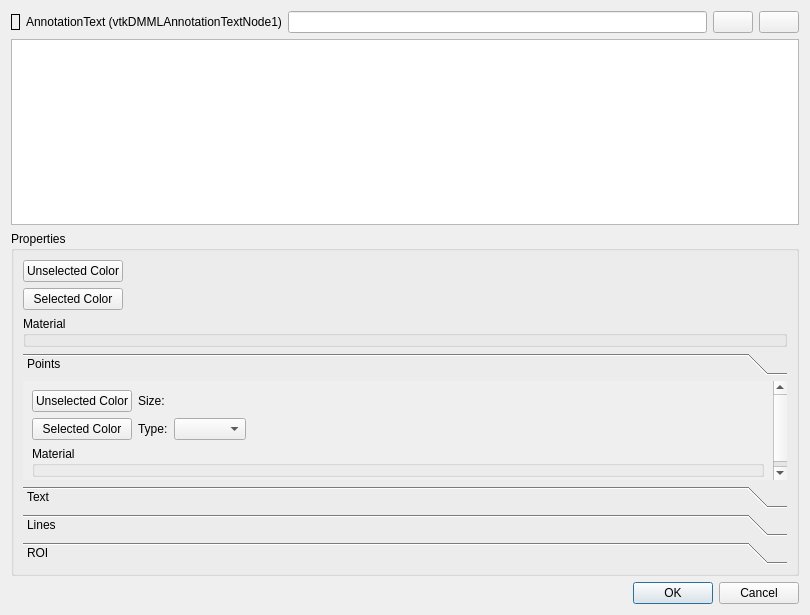
<?xml version="1.0" encoding="UTF-8"?>
<ui version="4.0">
 <class>Dialog</class>
 <widget class="QDialog" name="Dialog">
  <property name="geometry">
   <rect>
    <x>0</x>
    <y>0</y>
    <width>810</width>
    <height>615</height>
   </rect>
  </property>
  <property name="windowTitle">
   <string>Dialog</string>
  </property>
  <layout class="QVBoxLayout" name="verticalLayout_6">
   <item>
    <layout class="QHBoxLayout" name="horizontalLayout">
     <item>
      <widget class="QLabel" name="typeIcon">
       <property name="sizePolicy">
        <sizepolicy hsizetype="Fixed" vsizetype="Fixed">
         <horstretch>0</horstretch>
         <verstretch>0</verstretch>
        </sizepolicy>
       </property>
       <property name="frameShape">
        <enum>QFrame::Box</enum>
       </property>
       <property name="text">
        <string/>
       </property>
       <property name="pixmap">
        <pixmap resource="../qCjyxAnnotationModule.qrc">:/Icons/AnnotationText.png</pixmap>
       </property>
       <property name="scaledContents">
        <bool>false</bool>
       </property>
      </widget>
     </item>
     <item>
      <widget class="QLabel" name="typeLabel">
       <property name="text">
        <string>AnnotationText (vtkDMMLAnnotationTextNode1)</string>
       </property>
      </widget>
     </item>
     <item>
      <widget class="QLineEdit" name="measurementLineEdit">
       <property name="sizePolicy">
        <sizepolicy hsizetype="MinimumExpanding" vsizetype="Fixed">
         <horstretch>0</horstretch>
         <verstretch>0</verstretch>
        </sizepolicy>
       </property>
       <property name="readOnly">
        <bool>true</bool>
       </property>
      </widget>
     </item>
     <item>
      <widget class="QPushButton" name="visibleInvisibleButton">
       <property name="sizePolicy">
        <sizepolicy hsizetype="Fixed" vsizetype="Fixed">
         <horstretch>0</horstretch>
         <verstretch>0</verstretch>
        </sizepolicy>
       </property>
       <property name="toolTip">
        <string>Toggle visibility</string>
       </property>
       <property name="text">
        <string/>
       </property>
       <property name="icon">
        <iconset resource="../qCjyxAnnotationModule.qrc">
         <normaloff>:/Icons/AnnotationVisibility.png</normaloff>
         <normalon>:/Icons/AnnotationInvisible.png</normalon>:/Icons/AnnotationVisibility.png</iconset>
       </property>
      </widget>
     </item>
     <item>
      <widget class="QPushButton" name="lockUnlockButton">
       <property name="sizePolicy">
        <sizepolicy hsizetype="Fixed" vsizetype="Fixed">
         <horstretch>0</horstretch>
         <verstretch>0</verstretch>
        </sizepolicy>
       </property>
       <property name="toolTip">
        <string>Toggle un-/locked</string>
       </property>
       <property name="text">
        <string/>
       </property>
       <property name="icon">
        <iconset resource="../qCjyxAnnotationModule.qrc">
         <normaloff>:/Icons/AnnotationLock.png</normaloff>:/Icons/AnnotationLock.png</iconset>
       </property>
      </widget>
     </item>
    </layout>
   </item>
   <item>
    <widget class="QTextEdit" name="annotationTextEdit">
     <property name="sizePolicy">
      <sizepolicy hsizetype="MinimumExpanding" vsizetype="Expanding">
       <horstretch>0</horstretch>
       <verstretch>0</verstretch>
      </sizepolicy>
     </property>
    </widget>
   </item>
   <item>
    <widget class="QGroupBox" name="groupBox">
     <property name="title">
      <string>Properties</string>
     </property>
     <layout class="QVBoxLayout" name="verticalLayout">
      <item>
       <layout class="QHBoxLayout" name="horizontalLayout_2">
        <item>
         <layout class="QGridLayout" name="gridLayout_3">
          <item row="0" column="0">
           <widget class="ctkColorPickerButton" name="superUnselectedColorPickerButton">
            <property name="text">
             <string>Unselected Color</string>
            </property>
           </widget>
          </item>
          <item row="1" column="0">
           <widget class="ctkColorPickerButton" name="superSelectedColorPickerButton">
            <property name="text">
             <string>Selected Color</string>
            </property>
           </widget>
          </item>
          <item row="0" column="1">
           <spacer name="horizontalSpacer">
            <property name="orientation">
             <enum>Qt::Horizontal</enum>
            </property>
            <property name="sizeHint" stdset="0">
             <size>
              <width>40</width>
              <height>20</height>
             </size>
            </property>
           </spacer>
          </item>
         </layout>
        </item>
       </layout>
      </item>
      <item>
       <widget class="QGroupBox" name="superMaterialGroupBox">
        <property name="title">
         <string>Material</string>
        </property>
        <zorder>gridLayoutWidget_3</zorder>
        <zorder>gridLayoutWidget_3</zorder>
        <zorder>toolBox</zorder>
        <zorder>toolBox</zorder>
        <zorder>toolBox</zorder>
        <zorder>toolBox</zorder>
       </widget>
      </item>
      <item>
       <widget class="QToolBox" name="toolBox">
        <property name="currentIndex">
         <number>0</number>
        </property>
        <widget class="QWidget" name="page_2">
         <property name="geometry">
          <rect>
           <x>0</x>
           <y>0</y>
           <width>741</width>
           <height>118</height>
          </rect>
         </property>
         <attribute name="label">
          <string>Points</string>
         </attribute>
         <layout class="QVBoxLayout" name="verticalLayout_2">
          <item>
           <layout class="QGridLayout" name="gridLayout_4">
            <item row="0" column="2">
             <widget class="ctkSliderWidget" name="pointSizeSliderSpinBoxWidget" native="true"/>
            </item>
            <item row="0" column="1">
             <widget class="QLabel" name="pointGlyphScaleLabel">
              <property name="text">
               <string>Size:</string>
              </property>
             </widget>
            </item>
            <item row="1" column="1">
             <widget class="QLabel" name="pointGlyphTypeLabel">
              <property name="text">
               <string>Type:</string>
              </property>
             </widget>
            </item>
            <item row="1" column="2">
             <widget class="QComboBox" name="pointGlyphTypeComboBox">
              <property name="accessibleDescription">
               <string>Glyph type combo box</string>
              </property>
              <property name="layoutDirection">
               <enum>Qt::LeftToRight</enum>
              </property>
             </widget>
            </item>
            <item row="0" column="0">
             <widget class="ctkColorPickerButton" name="pointUnselectedColorPickerButton">
              <property name="sizePolicy">
               <sizepolicy hsizetype="Minimum" vsizetype="Fixed">
                <horstretch>0</horstretch>
                <verstretch>0</verstretch>
               </sizepolicy>
              </property>
              <property name="text">
               <string>Unselected Color</string>
              </property>
             </widget>
            </item>
            <item row="1" column="0">
             <widget class="ctkColorPickerButton" name="pointSelectedColorPickerButton">
              <property name="sizePolicy">
               <sizepolicy hsizetype="Minimum" vsizetype="Fixed">
                <horstretch>0</horstretch>
                <verstretch>0</verstretch>
               </sizepolicy>
              </property>
              <property name="text">
               <string>Selected Color</string>
              </property>
             </widget>
            </item>
            <item row="1" column="3">
             <spacer name="horizontalSpacer_2">
              <property name="orientation">
               <enum>Qt::Horizontal</enum>
              </property>
              <property name="sizeHint" stdset="0">
               <size>
                <width>40</width>
                <height>20</height>
               </size>
              </property>
             </spacer>
            </item>
           </layout>
          </item>
          <item>
           <widget class="QGroupBox" name="pointsMaterialGroupBox">
            <property name="title">
             <string>Material</string>
            </property>
           </widget>
          </item>
         </layout>
        </widget>
        <widget class="QWidget" name="page_3">
         <attribute name="label">
          <string>Text</string>
         </attribute>
         <layout class="QVBoxLayout" name="verticalLayout_3">
          <item>
           <layout class="QGridLayout" name="gridLayout">
            <item row="0" column="0">
             <widget class="ctkColorPickerButton" name="textUnselectedColorPickerButton">
              <property name="text">
               <string>Unselected Color</string>
              </property>
             </widget>
            </item>
            <item row="1" column="0">
             <widget class="ctkColorPickerButton" name="textSelectedColorPickerButton">
              <property name="text">
               <string>Selected Color</string>
              </property>
             </widget>
            </item>
            <item row="0" column="1">
             <widget class="QLabel" name="textScaleLabel">
              <property name="sizePolicy">
               <sizepolicy hsizetype="Fixed" vsizetype="Fixed">
                <horstretch>0</horstretch>
                <verstretch>0</verstretch>
               </sizepolicy>
              </property>
              <property name="text">
               <string>Text Scale:</string>
              </property>
              <property name="alignment">
               <set>Qt::AlignLeading|Qt::AlignLeft|Qt::AlignTop</set>
              </property>
             </widget>
            </item>
            <item row="0" column="2">
             <widget class="ctkSliderWidget" name="textScaleSliderSpinBoxWidget" native="true">
              <property name="sizePolicy">
               <sizepolicy hsizetype="Preferred" vsizetype="Fixed">
                <horstretch>0</horstretch>
                <verstretch>0</verstretch>
               </sizepolicy>
              </property>
              <property name="maximum" stdset="0">
               <double>40.000000000000000</double>
              </property>
             </widget>
            </item>
            <item row="1" column="1">
             <widget class="QLabel" name="textOpacityLabel">
              <property name="sizePolicy">
               <sizepolicy hsizetype="Fixed" vsizetype="Fixed">
                <horstretch>0</horstretch>
                <verstretch>0</verstretch>
               </sizepolicy>
              </property>
              <property name="text">
               <string>Opacity:</string>
              </property>
             </widget>
            </item>
            <item row="1" column="2">
             <widget class="ctkSliderWidget" name="textOpacitySliderSpinBoxWidget" native="true">
              <property name="singleStep" stdset="0">
               <double>0.100000000000000</double>
              </property>
              <property name="maximum" stdset="0">
               <double>1.000000000000000</double>
              </property>
             </widget>
            </item>
            <item row="1" column="3">
             <spacer name="horizontalSpacer_3">
              <property name="orientation">
               <enum>Qt::Horizontal</enum>
              </property>
              <property name="sizeHint" stdset="0">
               <size>
                <width>40</width>
                <height>20</height>
               </size>
              </property>
             </spacer>
            </item>
           </layout>
          </item>
          <item>
           <widget class="QGroupBox" name="textMaterialGroupBox">
            <property name="title">
             <string>Material</string>
            </property>
           </widget>
          </item>
         </layout>
        </widget>
        <widget class="QWidget" name="page_4">
         <attribute name="label">
          <string>Lines</string>
         </attribute>
         <layout class="QVBoxLayout" name="verticalLayout_4">
          <item>
           <layout class="QGridLayout" name="gridLayout_2">
            <item row="0" column="0">
             <widget class="ctkColorPickerButton" name="lineUnselectedColorPickerButton">
              <property name="text">
               <string>Unselected Color</string>
              </property>
             </widget>
            </item>
            <item row="0" column="1">
             <widget class="QLabel" name="lineWidthLabel">
              <property name="text">
               <string>Width:</string>
              </property>
             </widget>
            </item>
            <item row="0" column="2">
             <widget class="ctkSliderWidget" name="lineWidthSliderSpinBoxWidget_2" native="true">
              <property name="singleStep" stdset="0">
               <double>0.100000000000000</double>
              </property>
             </widget>
            </item>
            <item row="0" column="3">
             <widget class="QCheckBox" name="lineLabelVisibilityCheckBox">
              <property name="layoutDirection">
               <enum>Qt::LeftToRight</enum>
              </property>
              <property name="text">
               <string>Label Visibility</string>
              </property>
              <property name="checked">
               <bool>true</bool>
              </property>
             </widget>
            </item>
            <item row="0" column="6">
             <widget class="QLabel" name="tickSpacingLabel">
              <property name="toolTip">
               <string>Distance in mm between major ticks</string>
              </property>
              <property name="text">
               <string>Tick Spacing:</string>
              </property>
             </widget>
            </item>
            <item row="0" column="7">
             <widget class="QLineEdit" name="lineTickSpacingLineEdit"/>
            </item>
            <item row="1" column="0">
             <widget class="ctkColorPickerButton" name="lineSelectedColorPickerButton">
              <property name="text">
               <string>Selected Color</string>
              </property>
             </widget>
            </item>
            <item row="1" column="3">
             <widget class="QLabel" name="labelPositionLabel">
              <property name="text">
               <string>Label Position:</string>
              </property>
             </widget>
            </item>
            <item row="1" column="4">
             <widget class="ctkSliderWidget" name="lineLabelPositionSliderSpinBoxWidget" native="true">
              <property name="toolTip">
               <string>Position the label along the line</string>
              </property>
              <property name="singleStep" stdset="0">
               <double>0.100000000000000</double>
              </property>
              <property name="maximum" stdset="0">
               <double>1.000000000000000</double>
              </property>
             </widget>
            </item>
            <item row="1" column="6">
             <widget class="QLabel" name="maxNoTicksLabel">
              <property name="text">
               <string>Max # of Ticks:</string>
              </property>
             </widget>
            </item>
            <item row="1" column="7">
             <widget class="ctkSliderWidget" name="lineMaxTicksSliderSpinBoxWidget" native="true">
              <property name="maximum" stdset="0">
               <double>99.000000000000000</double>
              </property>
             </widget>
            </item>
            <item row="1" column="8">
             <spacer name="horizontalSpacer_4">
              <property name="orientation">
               <enum>Qt::Horizontal</enum>
              </property>
              <property name="sizeHint" stdset="0">
               <size>
                <width>40</width>
                <height>20</height>
               </size>
              </property>
             </spacer>
            </item>
           </layout>
          </item>
          <item>
           <widget class="QGroupBox" name="linesMaterialGroupBox">
            <property name="title">
             <string>Material</string>
            </property>
           </widget>
          </item>
         </layout>
        </widget>
        <widget class="QWidget" name="page_5">
         <attribute name="label">
          <string>ROI</string>
         </attribute>
         <layout class="QVBoxLayout" name="verticalLayout_5">
          <item>
           <widget class="qDMMLAnnotationROIWidget" name="ROIWidget" native="true"/>
          </item>
         </layout>
        </widget>
       </widget>
      </item>
     </layout>
    </widget>
   </item>
   <item>
    <widget class="QDialogButtonBox" name="buttonBox">
     <property name="orientation">
      <enum>Qt::Horizontal</enum>
     </property>
     <property name="standardButtons">
      <set>QDialogButtonBox::Cancel|QDialogButtonBox::Ok</set>
     </property>
    </widget>
   </item>
  </layout>
  <zorder>buttonBox</zorder>
  <zorder>horizontalLayoutWidget</zorder>
  <zorder>annotationTextEdit</zorder>
  <zorder>groupBox</zorder>
  <zorder>pointsMaterialGroupBox</zorder>
 </widget>
 <customwidgets>
  <customwidget>
   <class>qDMMLAnnotationROIWidget</class>
   <extends>QWidget</extends>
   <header>qDMMLAnnotationROIWidget.h</header>
   <container>1</container>
  </customwidget>
  <customwidget>
   <class>ctkColorPickerButton</class>
   <extends>QPushButton</extends>
   <header>ctkColorPickerButton.h</header>
  </customwidget>
  <customwidget>
   <class>ctkSliderWidget</class>
   <extends>QWidget</extends>
   <header>ctkSliderWidget.h</header>
  </customwidget>
 </customwidgets>
 <resources>
  <include location="../qCjyxAnnotationModule.qrc"/>
  <include location="../../../../../Cjyx4-Superbuild/qCjyxAnnotationModule.qrc"/>
 </resources>
 <connections>
  <connection>
   <sender>buttonBox</sender>
   <signal>accepted()</signal>
   <receiver>Dialog</receiver>
   <slot>accept()</slot>
   <hints>
    <hint type="sourcelabel">
     <x>248</x>
     <y>254</y>
    </hint>
    <hint type="destinationlabel">
     <x>157</x>
     <y>274</y>
    </hint>
   </hints>
  </connection>
  <connection>
   <sender>buttonBox</sender>
   <signal>rejected()</signal>
   <receiver>Dialog</receiver>
   <slot>reject()</slot>
   <hints>
    <hint type="sourcelabel">
     <x>316</x>
     <y>260</y>
    </hint>
    <hint type="destinationlabel">
     <x>286</x>
     <y>274</y>
    </hint>
   </hints>
  </connection>
 </connections>
</ui>
